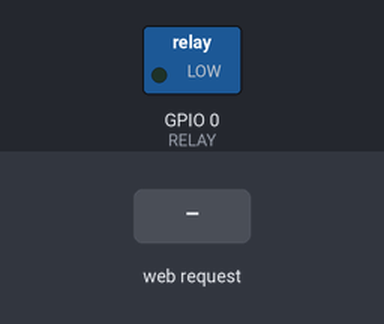
A sketch run on a simulated ESP8266 (NodeMCU). Parts: switched loads named in the sketch (green lamp = pin HIGH). Inputs (shaded band) come from the test bench. WiFi joins after 1.5 s; servers stay silent unless stated; what the sketch prints to the serial monitor is not drawn.

Above: at 2.7 s.
2.8 s: HTTP request GET /gpio/1 received
At 3.4 s:
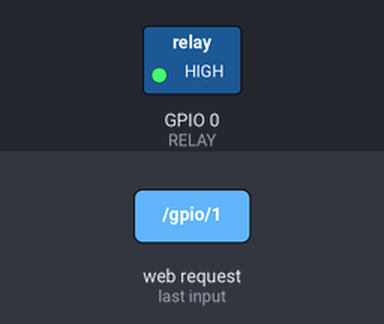
4.3 s: HTTP request GET /gpio/0 received
At 5.8 s:
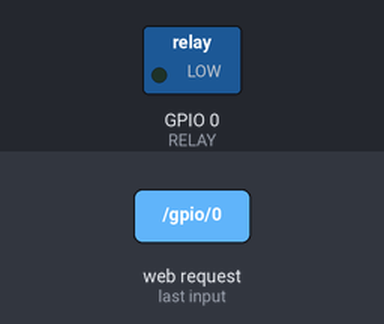
Timing chart, 0 to 7.3 s (numbered marks = the images above; inputs shaded):
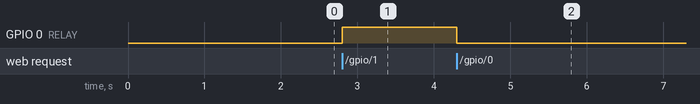

Measured:
- after the input at 2.8 s, GPIO 0 (RELAY): LOW → HIGH at once
- after the input at 4.3 s, GPIO 0 (RELAY): HIGH → LOW at once

The sketch:

server.ino
```cpp
#include <ESP8266WiFi.h>

#ifndef STASSID
#define STASSID "" //wifi ssid
#define STAPSK "" //wifi creds
#endif

const char* ssid = STASSID;
const char* password = STAPSK;
int RELAY=0; //pin with relay


// Create an instance of the server
// specify the port to listen on as an argument
WiFiServer server(80);

void setup() {
  Serial.begin(115200);

  // prepare LED
  pinMode(RELAY, OUTPUT);
  digitalWrite(RELAY, 0);

  // Connect to WiFi network
  Serial.println();
  Serial.println();
  Serial.print(F("Connecting to "));
  Serial.println(ssid);

  WiFi.mode(WIFI_STA);
  WiFi.begin(ssid, password);

  while (WiFi.status() != WL_CONNECTED) {
    delay(500);
    Serial.print(F("."));
  }
  Serial.println();
  Serial.println(F("WiFi connected"));

  // Start the server
  server.begin();
  Serial.println(F("Server started"));

  // Print the IP address
  Serial.println(WiFi.localIP());
}

void loop() {
  // Check if a client has connected
  WiFiClient client = server.accept();
  if (!client) { return; }
  Serial.println(F("new client"));

  client.setTimeout(5000);  // default is 1000

  // Read the first line of the request
  String req = client.readStringUntil('\r');
  Serial.println(F("request: "));
  Serial.println(req);

  // Match the request
  int val;
  if (req.indexOf(F("/gpio/0")) != -1) {
    val = 0;
  } else if (req.indexOf(F("/gpio/1")) != -1) {
    val = 1;
  } else {
    Serial.println(F("invalid request"));
    val = digitalRead(RELAY);
  }

  digitalWrite(RELAY, val);

  // read/ignore the rest of the request
  // do not client.flush(): it is for output only, see below
  while (client.available()) {
    // byte by byte is not very efficient
    client.read();
  }

  // Send the response to the client
  // it is OK for multiple small client.print/write,
  // because nagle algorithm will group them into one single packet
  client.print(F("HTTP/1.1 200 OK\r\nContent-Type: application/json\r\n\r\n{\"bulbstate\": \""));
  client.print((val) ? F("high") : F("low"));
  client.print(F("\"}"));

  // The client will actually be *flushed* then disconnected
  // when the function returns and 'client' object is destroyed (out-of-scope)
  // flush = ensure written data are received by the other side
  Serial.println(F("Disconnecting from client"));
}
```
